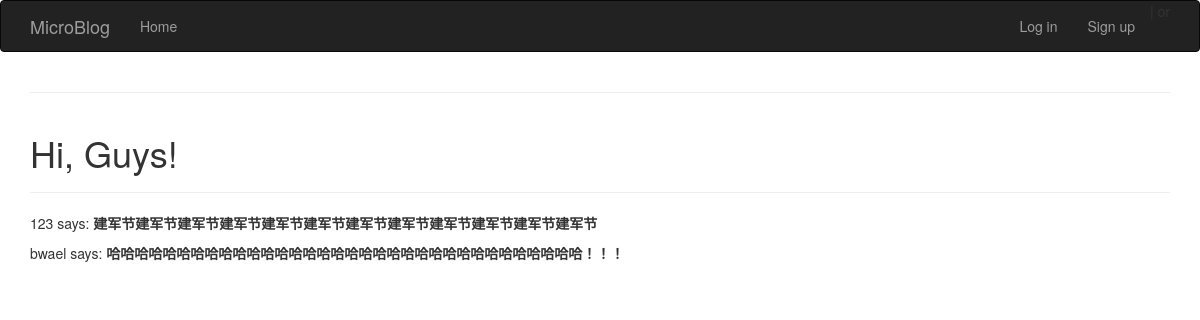
The page /index on the database as committed earlier.
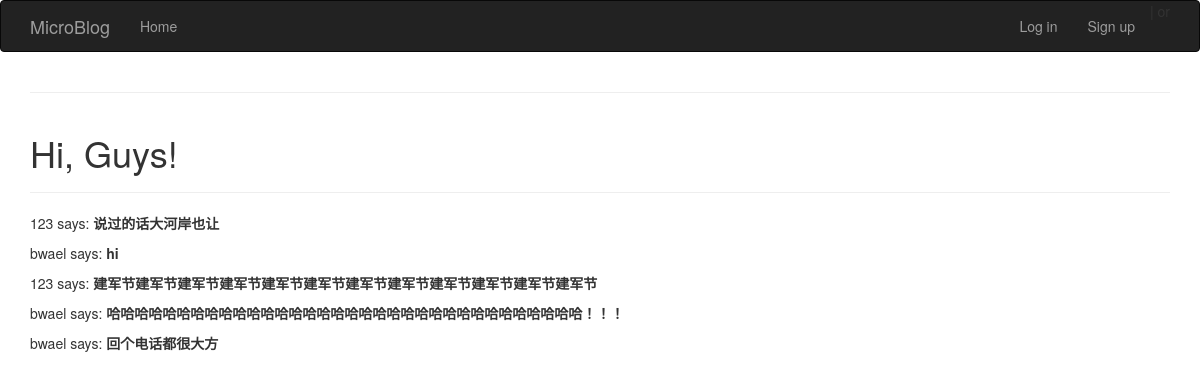
The same page on the database as committed later.
### app/models.py (models this page shows, shortened)
class Post(db.Model):
    id = db.Column(db.Integer, primary_key = True)
    body = db.Column(db.String(140))
    timestamp = db.Column(db.DateTime)
    user_id = db.Column(db.Integer, db.ForeignKey('user.id'))

class User(db.Model):
    id = db.Column(db.Integer, primary_key = True)
    name = db.Column(db.String(64), index = True, unique = True)
    email = db.Column(db.String(120), index = True, unique = True)
    role_id = db.Column(db.Integer, db.ForeignKey('role.id'))
    password_hash = db.Column(db.String(128))
    posts = db.relationship('Post', backref = 'author', lazy = 'dynamic')
    location = db.Column(db.String(64))
    about_me = db.Column(db.String(140))
    member_since = db.Column(db.DateTime(), default=datetime.now)
    last_seen = db.Column(db.DateTime(), default=datetime.now)
    avatar_hash = db.Column(db.String(32))
    @property
    def password(self):
        raise AttributeError('password is not a readable attribute')

### app/views.py (the view)
@app.route('/', methods = ['GET','POST'])
@app.route('/index', methods = ['GET','POST'])
def index():
    form = PublishForm()
    if form.validate_on_submit():
        post = Post(body=form.body.data,
                    author=current_user._get_current_object())
        db.session.add(post)
        db.session.commit()
        return redirect(url_for('index'))
    posts = Post.query.order_by(Post.timestamp.desc()).all()
    return render_template("index.html",
                             title = 'Home',
                             form = form,
                             posts = posts
                             )

### app/templates/index.html (shortened to what this page needs)
{% extends "base.html" %}
{% import "bootstrap/wtf.html" as wtf %}
{% block page_content %}
    <div class="page-header">
    {% if not current_user.is_authenticated %}
    <h1>Hi, Guys!</h1></div>
    {% else %}
    <h1>Welcome back, {{ current_user.name }}!</h1>
    </div>
    <div>
    {{ wtf.quick_form(form) }}
    </div>
    {% endif %}
    {% for post in posts %}
        <div><p>{{ post.author.name }} says: <b>{{ post.body }}</b></p>
    </div>
    {% endfor %}
{% endblock %}

Rows that differ between the two databases and show on the page:
added Post: author.name "123", body "说过的话大河岸也让"
added Post: author.name "bwael", body "hi"
added Post: author.name "bwael", body "回个电话都很大方"
